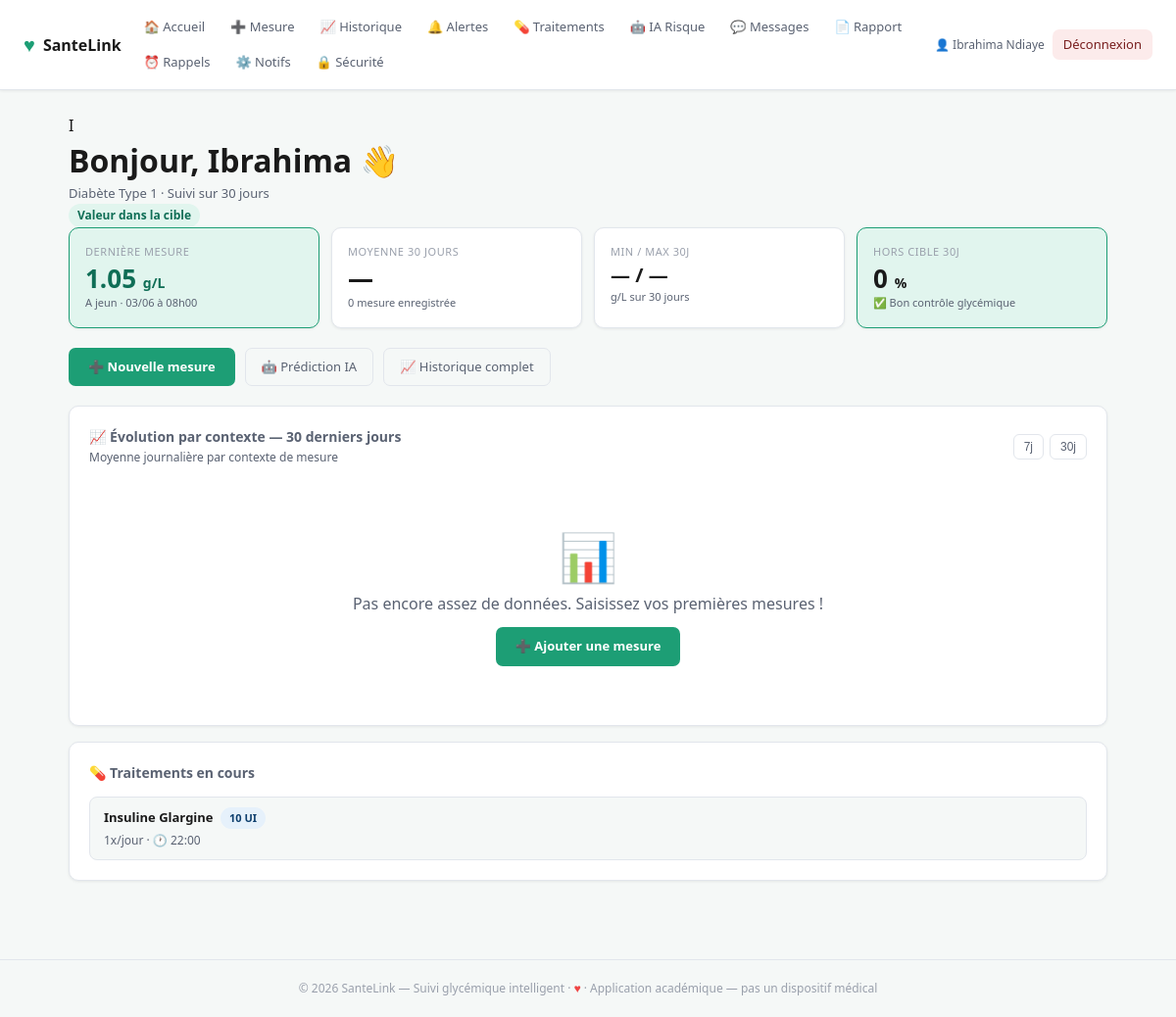
The app's page /patient/dashboard.php (signed in) with its own data.
### tables this page shows
CREATE TABLE IF NOT EXISTS patient (
    id_patient      INT UNSIGNED AUTO_INCREMENT PRIMARY KEY,
    nom             VARCHAR(80)  NOT NULL,
    prenom          VARCHAR(80)  NOT NULL,
    email           VARCHAR(150) NOT NULL UNIQUE,
    mot_de_passe    VARCHAR(255) NOT NULL,            
    date_naissance  DATE         NOT NULL,
    sexe            ENUM('M','F') NOT NULL,
    type_diabete    ENUM('Type 1','Type 2','Gestationnel','LADA','Autre') DEFAULT 'Type 2',
    telephone       VARCHAR(20)  DEFAULT NULL,
    date_inscription DATETIME    DEFAULT CURRENT_TIMESTAMP
);

CREATE TABLE IF NOT EXISTS mesure_glycemie (
    id_mesure       INT UNSIGNED AUTO_INCREMENT PRIMARY KEY,
    id_patient      INT UNSIGNED NOT NULL,
    valeur_glycemie DECIMAL(5,2) NOT NULL
                    CHECK (valeur_glycemie BETWEEN 0.10 AND 6.00),
    date_heure      DATETIME     NOT NULL,
    contexte        ENUM('A jeun','Post-repas','Avant sport','Apres sport','Autre')
                    NOT NULL DEFAULT 'A jeun',
    commentaire     TEXT         DEFAULT NULL,
    FOREIGN KEY (id_patient) REFERENCES patient(id_patient) ON DELETE CASCADE,
    INDEX idx_patient_date (id_patient, date_heure)
);

CREATE TABLE IF NOT EXISTS prescription (
    id_prescription INT UNSIGNED AUTO_INCREMENT PRIMARY KEY,
    id_patient      INT UNSIGNED NOT NULL,
    id_traitement   INT UNSIGNED NOT NULL,
    frequence       VARCHAR(100) NOT NULL,
    heure_prise     VARCHAR(100) DEFAULT NULL,
    date_debut      DATE         NOT NULL,
    date_fin        DATE         DEFAULT NULL,
    actif           TINYINT(1)   DEFAULT 1,
    FOREIGN KEY (id_patient)    REFERENCES patient(id_patient)       ON DELETE CASCADE,
    FOREIGN KEY (id_traitement) REFERENCES traitement(id_traitement) ON DELETE CASCADE
);

CREATE TABLE IF NOT EXISTS traitement (
    id_traitement   INT UNSIGNED AUTO_INCREMENT PRIMARY KEY,
    nom_medicament  VARCHAR(100) NOT NULL,
    dosage          VARCHAR(50)  NOT NULL,
    description     TEXT         DEFAULT NULL
);

### includes/fonctions.php (called while the page is built, shortened)
<?php
function esc(string $val): string {
    return htmlspecialchars($val, ENT_QUOTES, 'UTF-8');
}
function statutGlycemie(float $valeur, string $contexte): array {
    return ['statut' => 'normal', 'couleur' => 'success', 'message' => 'Valeur dans la cible'];
}

### patient/dashboard.php (the view, shortened to what this page needs)
<?php
require_once __DIR__ . '/../includes/fonctions.php';
$idPatient = (int) $_SESSION['user_id'];
$pdo       = getDB();
$stmtP = $pdo->prepare("SELECT * FROM patient WHERE id_patient = :id");
$stmtP->execute([':id' => $idPatient]);
$patient = $stmtP->fetch();
$stmtM = $pdo->prepare("
    SELECT * FROM mesure_glycemie
    WHERE  id_patient = :id
    ORDER  BY date_heure DESC LIMIT 1
");
$stmtM->execute([':id' => $idPatient]);
$derniereMesure = $stmtM->fetch();
$stmtStats = $pdo->prepare("
    SELECT
        ROUND(AVG(valeur_glycemie), 2)  AS moyenne,
        COUNT(*)                         AS nb_mesures,
        MIN(valeur_glycemie)             AS min_val,
        MAX(valeur_glycemie)             AS max_val,
        ROUND(SUM(CASE WHEN valeur_glycemie < 0.70 OR valeur_glycemie > 2.00
              OR (contexte='A jeun'    AND valeur_glycemie > 1.10)
              OR (contexte='Post-repas' AND valeur_glycemie > 1.40)
              THEN 1 ELSE 0 END) * 100.0 / COUNT(*), 1) AS pct_hors_cible
    FROM mesure_glycemie
    WHERE id_patient = :id
      AND date_heure >= DATE_SUB(NOW(), INTERVAL 30 DAY)
");
$stmtStats->execute([':id' => $idPatient]);
$stats = $stmtStats->fetch();
$chartData = [];
$stmtT = $pdo->prepare("
    SELECT t.nom_medicament, t.dosage, p.frequence, p.heure_prise
    FROM   prescription p
    JOIN   traitement t ON t.id_traitement = p.id_traitement
    WHERE  p.id_patient = :id AND p.actif = 1
    ORDER  BY t.nom_medicament
");
$stmtT->execute([':id' => $idPatient]);
$traitements = $stmtT->fetchAll();
$statut = $derniereMesure
    ? statutGlycemie((float)$derniereMesure['valeur_glycemie'], $derniereMesure['contexte'])
    : null;
require_once __DIR__ . '/../includes/header.php';
?>
<div class="dash-header">
    <div class="dash-hello">
        <div class="dash-avatar"><?= strtoupper(substr($patient['prenom'],0,1)) ?></div>
        <div>
            <h1>Bonjour, <?= esc($patient['prenom']) ?> 👋</h1>
            <p class="text-muted" style="font-size:13px">
                Diabète <?= esc($patient['type_diabete']) ?>
                · Suivi sur 30 jours
            </p>
        </div>
    </div>
    <div style="display:flex;gap:8px;flex-wrap:wrap">
        <?php if ($statut): ?>
            <span class="badge badge-<?= $statut['couleur'] ?>" style="font-size:12px">
                <?= esc($statut['message']) ?>
            </span>
        <?php endif; ?>
    </div>
</div>
<div class="cards-grid" style="margin-bottom:20px">
    <div class="stat-card <?= $derniereMesure && $statut['couleur'] === 'danger' ? 'stat-danger' : ($statut && $statut['couleur'] === 'success' ? 'stat-success' : '') ?>">
        <div class="stat-label">Dernière mesure</div>
        <?php if ($derniereMesure): ?>
            <div class="stat-value text-<?= $statut['couleur'] ?>">
                <?= $derniereMesure['valeur_glycemie'] ?> <small style="font-size:14px">g/L</small>
            </div>
            <div class="stat-sub">
                <?= esc($derniereMesure['contexte']) ?>
                · <?= (new DateTime($derniereMesure['date_heure']))->format('d/m à H\hi') ?>
            </div>
        <?php else: ?>
            <div class="stat-value">—</div>
            <div class="stat-sub">Aucune mesure</div>
        <?php endif; ?>
    </div>
    <div class="stat-card">
        <div class="stat-label">Moyenne 30 jours</div>
        <div class="stat-value"><?= $stats['moyenne'] ?? '—' ?> <small style="font-size:14px"><?= $stats['moyenne'] ? 'g/L' : '' ?></small></div>
        <div class="stat-sub"><?= $stats['nb_mesures'] ?> mesure<?= $stats['nb_mesures'] > 1 ? 's' : '' ?> enregistrée<?= $stats['nb_mesures'] > 1 ? 's' : '' ?></div>
    </div>
    <div class="stat-card">
        <div class="stat-label">Min / Max 30j</div>
        <div class="stat-value" style="font-size:20px">
            <?= $stats['min_val'] ?? '—' ?> / <?= $stats['max_val'] ?? '—' ?>
        </div>
        <div class="stat-sub">g/L sur 30 jours</div>
    </div>
    <div class="stat-card <?= ($stats['pct_hors_cible'] ?? 0) > 30 ? 'stat-danger' : 'stat-success' ?>">
        <div class="stat-label">Hors cible 30j</div>
        <div class="stat-value"><?= $stats['pct_hors_cible'] ?? '0' ?> <small style="font-size:14px">%</small></div>
        <div class="stat-sub">
            <?= ($stats['pct_hors_cible'] ?? 0) > 30
                ? '⚠️ Trop de mesures hors cible'
                : '✅ Bon contrôle glycémique' ?>
        </div>
    </div>
</div>
<div style="margin-bottom:20px;display:flex;gap:10px;flex-wrap:wrap">
    <a href="/patient/mesure_form.php" class="btn-primary">➕ Nouvelle mesure</a>
    <a href="/patient/ia_risque.php"   class="btn-secondary">🤖 Prédiction IA</a>
    <a href="/patient/historique.php"  class="btn-secondary">📈 Historique complet</a>
</div>
<div class="chart-card" style="margin-bottom:16px">
    <div class="chart-header" style="display:flex;justify-content:space-between;align-items:center;margin-bottom:16px">
        <div>
            <h3 style="font-size:14px;font-weight:600;margin-bottom:2px">📈 Évolution par contexte — 30 derniers jours</h3>
            <p class="text-muted" style="font-size:12px">Moyenne journalière par contexte de mesure</p>
        </div>
        <div style="display:flex;gap:6px">
            <button class="btn-secondary btn-sm" onclick="togglePeriod(7)">7j</button>
            <button class="btn-secondary btn-sm active-period" onclick="togglePeriod(30)" id="btn30">30j</button>
        </div>
    </div>
    <?php if (empty($chartData)): ?>
        <div class="empty-state" style="padding:40px">
            <div style="font-size:3rem">📊</div>
            <p>Pas encore assez de données. Saisissez vos premières mesures !</p>
            <a href="/patient/mesure_form.php" class="btn-primary" style="margin-top:12px">➕ Ajouter une mesure</a>
        </div>
    <?php endif; ?>
</div>
<?php if ($traitements): ?>
<div class="section-card">
    <h3 class="section-title">💊 Traitements en cours</h3>
    <div style="display:flex;flex-wrap:wrap;gap:8px">
        <?php foreach ($traitements as $t): ?>
        <div style="background:var(--bg);border:1px solid var(--border);border-radius:8px;
                    padding:10px 14px;flex:1;min-width:200px">
            <div style="font-weight:600;font-size:13px">
                <?= esc($t['nom_medicament']) ?>
                <span class="badge badge-blue" style="margin-left:4px"><?= esc($t['dosage']) ?></span>
            </div>
            <div class="text-muted" style="font-size:12px;margin-top:3px">
                <?= esc($t['frequence']) ?>
                <?= $t['heure_prise'] ? '· 🕐 ' . esc($t['heure_prise']) : '' ?>
            </div>
        </div>
        <?php endforeach; ?>
    </div>
</div>
<?php endif; ?>
<?php require_once __DIR__ . '/../includes/footer.php'; ?>

### assets/css/style.css (style rules this page uses)
:root { --green: #1D9E75; --green-l: #E1F5EE; --green-d: #0F6E56; --red: #E24B4A; --red-l: #FCEBEB; --red-d: #791F1F; --amber: #EF9F27; --amber-l: #FAEEDA; --amber-d: #633806; --blue: #185FA5; --blue-l: #E6F1FB; --blue-d: #0E3F6E; --bg: #F5F8F7; --bg2: #fff; --txt: #1A1A1A; --txt2: #5A6272; --txt3: #9AA0AC; --border: #E2E6EC; --radius: 10px; --shadow: 0 1px 3px rgba(0,0,0,.07); }
* { box-sizing: border-box; margin: 0; padding: 0; }
body { font-family: 'DM Sans', system-ui, sans-serif; background: var(--bg); color: var(--txt); line-height: 1.5; }
a { color: var(--green-d); text-decoration: none; }
.section-title { font-size: 14px; font-weight: 600; color: var(--txt2); margin-bottom: 14px; }
.cards-grid { display: grid; grid-template-columns: repeat(auto-fit, minmax(160px,1fr)); gap: 12px; margin-bottom: 20px; }
.stat-card { background: var(--bg2); border: 1px solid var(--border); border-radius: var(--radius); padding: 16px; box-shadow: var(--shadow); }
.stat-card.stat-success { border-color: var(--green); background: var(--green-l); }
.stat-label { font-size: 11px; color: var(--txt3); text-transform: uppercase; letter-spacing: .05em; margin-bottom: 6px; }
.stat-value { font-size: 26px; font-weight: 700; line-height: 1; }
.stat-sub { font-size: 11px; color: var(--txt2); margin-top: 4px; }
.chart-card, .section-card { background: var(--bg2); border: 1px solid var(--border); border-radius: var(--radius); padding: 20px; margin-bottom: 16px; box-shadow: var(--shadow); }
.chart-header h3 { font-size: 14px; font-weight: 600; color: var(--txt2); margin-bottom: 12px; }
.badge { display: inline-flex; align-items: center; padding: 3px 9px; border-radius: 20px; font-size: 11px; font-weight: 600; white-space: nowrap; }
.badge-success { background: var(--green-l); color: var(--green-d); }
.badge-blue { background: var(--blue-l); color: var(--blue-d); }
.text-success { color: var(--green-d); }
.text-muted { color: var(--txt2); }
.btn-primary { display: inline-block; padding: 10px 20px; background: var(--green); color: #fff; border: none; border-radius: 7px; font-size: 13px; font-weight: 600; cursor: pointer; text-decoration: none; transition: background .15s; }
.btn-secondary { display: inline-block; padding: 9px 16px; background: transparent; color: var(--txt2); border: 1px solid var(--border); border-radius: 7px; font-size: 13px; cursor: pointer; text-decoration: none; transition: all .15s; }
.btn-sm { padding: 5px 10px !important; font-size: 12px !important; border-radius: 6px !important; }
.empty-state { text-align: center; padding: 40px; color: var(--txt2); }

### records on screen
patient: prenom "I", prenom "Ibrahima", type_diabete "Type 1"
mesure_glycemie: valeur_glycemie+contexte "Valeur dans la cible", valeur_glycemie "1.05", contexte "A jeun", date_heure "03/06 à 08h00"
prescription: id_traitement.nom_medicament "Insuline Glargine", id_traitement.dosage "10 UI", frequence "1x/jour", heure_prise "22:00"

### other values on screen
$nomUser "Ibrahima Ndiaye"
$stats['moyenne'] "—"
$stats['nb_mesures'] "0"
$stats['min_val'] "—"
$stats['max_val'] "—"
$stats['pct_hors_cible'] "0"
